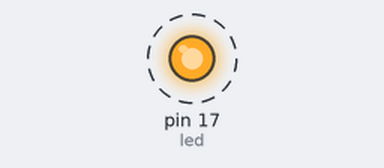
Recording of a program running on a simulated MicroPython board. Parts: output pins drawn as LEDs (lit = HIGH). Dashed ring = blinking.

Above: at 0.2 s.
Timing chart, 0 to 3.0 s (numbered marks = the images above):
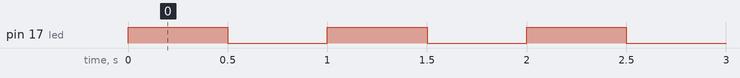

The program:

main.py
```python
from machine import Pin
import time

LED_PIN = 17   # P0.17 — типовий LED на багатьох nRF52-модулях

# Конфігуруємо пін як вихід
led = Pin(LED_PIN, Pin.OUT)

while True:
    led.toggle()          # інвертуємо: 0→1→0→…
    time.sleep_ms(500)
    # Блимає = живлення, кварц 32 МГц, ядро й прошивка — живі.
    # BLE-стек вмикається окремо поверх цього каркасу.
```

Measured:
- by itself, pin 17 (led): alternates HIGH for 0.50 s and LOW for 0.50 s
